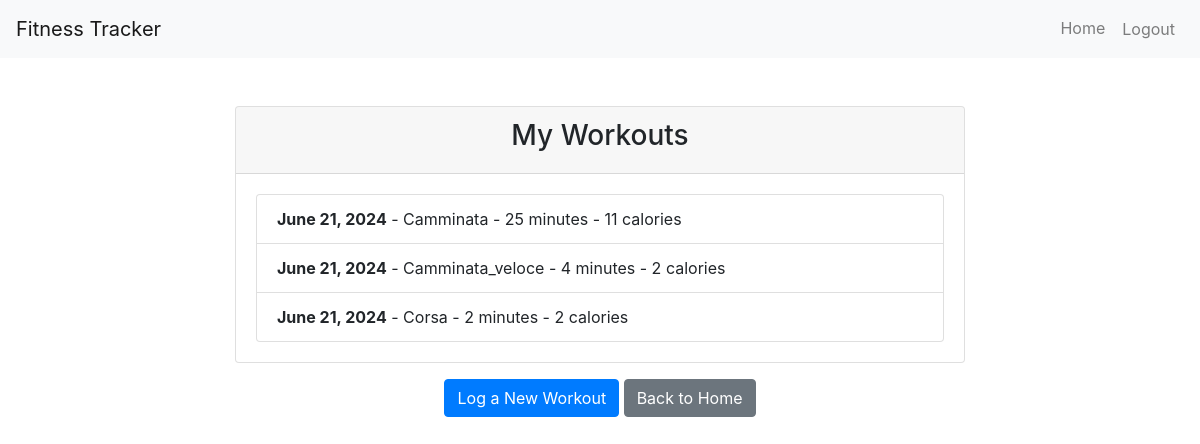
/tracker/workouts/ (signed in), run on the app's committed database.
### tracker/models.py (models this page shows, shortened)
class Workout(models.Model):
    WORKOUT_TYPES = [
        ('Corsa', 'Corsa'),
        ('Camminata', 'Camminata'),
        ('Camminata_veloce', 'Camminata veloce'),
        ('Camminata_nel_bosco', 'Camminata nel bosco'),
        ('Bicicletta', 'Bicicletta'),
        ('Nuoto', 'Nuoto'),
        ('Palestra', 'Palestra'),
        ('Trekking', 'Trekking'),
    ]
    profile = models.ForeignKey(Profile, on_delete=models.CASCADE, related_name='workouts')
    date = models.DateField()
    workout_type = models.CharField(max_length=50, choices=WORKOUT_TYPES)
    duration = models.PositiveIntegerField()  # in minutes
    calories_burned = models.PositiveIntegerField()

### tracker/views.py (the view)
# urls.py: path('workouts/', views.WorkoutListView.as_view(), name='workout_list'),  # URL per la lista dei workout
class WorkoutListView(View):
    @method_decorator(login_required)
    def get(self, request):
        workouts = Workout.objects.filter(profile=request.user.profile)
        return render(request, 'workout_list.html', {'workouts': workouts})

### tracker/templates/workout_list.html (shortened to what this page needs)
<!DOCTYPE html>
<html lang="en">
<head>
    <link href="https://stackpath.bootstrapcdn.com/bootstrap/4.5.2/css/bootstrap.min.css" rel="stylesheet">
    <link href="https://cdnjs.cloudflare.com/ajax/libs/font-awesome/5.15.4/css/all.min.css" rel="stylesheet">
</head>
<body>
<nav class="navbar navbar-expand-lg navbar-light bg-light">
    <a class="navbar-brand" href="#">Fitness Tracker</a>
    <div class="collapse navbar-collapse" id="navbarNav">
        <ul class="navbar-nav ml-auto">
            <li class="nav-item">
                <a class="nav-link" href="{% url 'home' %}">Home</a>
            </li>
            <li class="nav-item">
                <form method="post" action="{% url 'logout' %}">
                    <button type="submit" class="btn btn-link nav-link">Logout</button>
                </form>
            </li>
        </ul>
    </div>
</nav>
<div class="container mt-5">
    <div class="row justify-content-center">
        <div class="col-md-8">
            <div class="card">
                <div class="card-header text-center">
                    <h3>My Workouts</h3>
                </div>
                <div class="card-body">
                    {% if workouts %}
                        <ul class="list-group">
                            {% for workout in workouts %}
                                <li class="list-group-item">
                                    <strong>{{ workout.date }}</strong> - {{ workout.workout_type }} - {{ workout.duration }} minutes - {{ workout.calories_burned }} calories
                                </li>
                            {% endfor %}
                        </ul>
                    {% else %}
                        <p>You have no workouts logged yet. <a href="{% url 'workout_new' %}">Log a New Workout</a></p>
                    {% endif %}
                </div>
            </div>
            <div class="text-center mt-3">
                <a href="{% url 'workout_new' %}" class="btn btn-primary">Log a New Workout</a>
                <a href="{% url 'home' %}" class="btn btn-secondary">Back to Home</a>
            </div>
        </div>
    </div>
</div>
</body>
</html>

### data on the page
Workout: date "June 21, 2024", workout_type "Camminata", duration "25", calories_burned "11"
Workout: date "June 21, 2024", workout_type "Camminata_veloce", duration "4", calories_burned "2"
Workout: date "June 21, 2024", workout_type "Corsa", duration "2", calories_burned "2"
